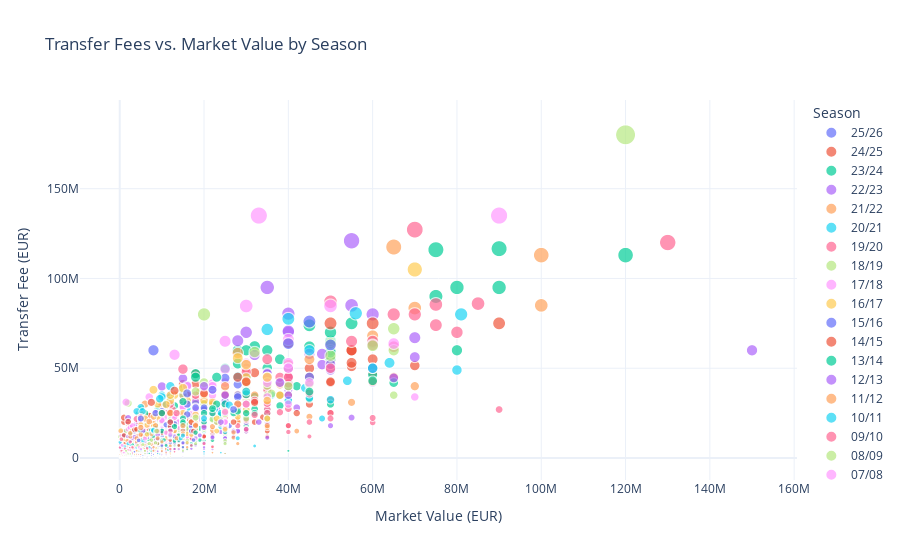

Notebook cell for this chart:
### Code cell
#plot1
import plotly.express as px
# I USED AI FOR THIS ONE. I FED IT MY CODE AND TOLD TO ENHANCE
filtered_df = df[df['transfer_fee'] > 0]
fig = px.scatter(filtered_df,
                 x='market_value_in_eur',
                 y='transfer_fee',
                 size='transfer_fee',
                 color='transfer_season',
                 hover_name='player_name',
                 title='Transfer Fees vs. Market Value by Season',
                 labels={'market_value_in_eur': 'Market Value (EUR)', 'transfer_fee': 'Transfer Fee (EUR)'})
fig.update_layout(
    xaxis_title='Market Value (EUR)',
    yaxis_title='Transfer Fee (EUR)',
    legend_title='Season',
    template='plotly_white'
)
fig.show()

### Figure 1 — Plotly figure (JSON) as saved in the notebook; plotly's stock layout.template omitted (floating-point values rounded to 4 significant figures; data arrays with more than 128 entries replaced by an {"elided": "..."} marker saying what was removed)
{"data": [{"hovertemplate": "<b>%{hovertext}</b><br><br>transfer_season=25/26<br>Market Value (EUR)=%{x}<br>Transfer Fee (EUR)=%{marker.size}<extra></extra>", "hovertext": ["João Mário", "Felix Uduokhai", "Ludovic Ajorque", "Fran Navarro", "Sofyan Amrabat", "Michele Di Gregorio", "Ismail Jakobs", "Nico González", "Manu Koné", "Luka Vuskovic"], "legendgroup": "25/26", "marker": {"color": "#636efa", "size": [2000000, 5000000, 2000000, 2700000, 13000000, 14300000, 8000000, 28100000, 18000000, 11000000], "sizemode": "area", "sizeref": 450000, "symbol": "circle"}, "mode": "markers", "name": "25/26", "showlegend": true, "type": "scattergl", "x": [2800000, 8000000, 4000000, 6000000, 22000000, 18000000, 8000000, 35000000, 26000000, 10000000], "xaxis": "x", "y": [2000000, 5000000, 2000000, 2700000, 13000000, 14300000, 8000000, 28100000, 18000000, 11000000], "yaxis": "y"}, {"hovertemplate": "<b>%{hovertext}</b><br><br>transfer_season=24/25<br>Market Value (EUR)=%{x}<br>Transfer Fee (EUR)=%{marker.size}<extra></extra>", "hovertext": {"elided": "944 str values"}, "legendgroup": "24/25", "marker": {"color": "#EF553B", "size": {"elided": "944 int values"}, "sizemode": "area", "sizeref": 450000, "symbol": "circle"}, "mode": "markers", "name": "24/25", "showlegend": true, "type": "scattergl", "x": {"elided": "944 int values"}, "xaxis": "x", "y": {"elided": "944 int values"}, "yaxis": "y"}, {"hovertemplate": "<b>%{hovertext}</b><br><br>transfer_season=23/24<br>Market Value (EUR)=%{x}<br>Transfer Fee (EUR)=%{marker.size}<extra></extra>", "hovertext": {"elided": "1288 str values"}, "legendgroup": "23/24", "marker": {"color": "#00cc96", "size": {"elided": "1288 int values"}, "sizemode": "area", "sizeref": 450000, "symbol": "circle"}, "mode": "markers", "name": "23/24", "showlegend": true, "type": "scattergl", "x": {"elided": "1288 int values"}, "xaxis": "x", "y": {"elided": "1288 int values"}, "yaxis": "y"}, {"hovertemplate": "<b>%{hovertext}</b><br><br>transfer_season=22/23<br>Market Value (EUR)=%{x}<br>Transfer Fee (EUR)=%{marker.size}<extra></extra>", "hovertext": {"elided": "1133 str values"}, "legendgroup": "22/23", "marker": {"color": "#ab63fa", "size": {"elided": "1133 int values"}, "sizemode": "area", "sizeref": 450000, "symbol": "circle"}, "mode": "markers", "name": "22/23", "showlegend": true, "type": "scattergl", "x": {"elided": "1133 int values"}, "xaxis": "x", "y": {"elided": "1133 int values"}, "yaxis": "y"}, {"hovertemplate": "<b>%{hovertext}</b><br><br>transfer_season=21/22<br>Market Value (EUR)=%{x}<br>Transfer Fee (EUR)=%{marker.size}<extra></extra>", "hovertext": {"elided": "853 str values"}, "legendgroup": "21/22", "marker": {"color": "#FFA15A", "size": {"elided": "853 int values"}, "sizemode": "area", "sizeref": 450000, "symbol": "circle"}, "mode": "markers", "name": "21/22", "showlegend": true, "type": "scattergl", "x": {"elided": "853 int values"}, "xaxis": "x", "y": {"elided": "853 int values"}, "yaxis": "y"}, {"hovertemplate": "<b>%{hovertext}</b><br><br>transfer_season=20/21<br>Market Value (EUR)=%{x}<br>Transfer Fee (EUR)=%{marker.size}<extra></extra>", "hovertext": {"elided": "706 str values"}, "legendgroup": "20/21", "marker": {"color": "#19d3f3", "size": {"elided": "706 int values"}, "sizemode": "area", "sizeref": 450000, "symbol": "circle"}, "mode": "markers", "name": "20/21", "showlegend": true, "type": "scattergl", "x": {"elided": "706 int values"}, "xaxis": "x", "y": {"elided": "706 int values"}, "yaxis": "y"}, {"hovertemplate": "<b>%{hovertext}</b><br><br>transfer_season=19/20<br>Market Value (EUR)=%{x}<br>Transfer Fee (EUR)=%{marker.size}<extra></extra>", "hovertext": {"elided": "851 str values"}, "legendgroup": "19/20", "marker": {"color": "#FF6692", "size": {"elided": "851 int values"}, "sizemode": "area", "sizeref": 450000, "symbol": "circle"}, "mode": "markers", "name": "19/20", "showlegend": true, "type": "scattergl", "x": {"elided": "851 int values"}, "xaxis": "x", "y": {"elided": "851 int values"}, "yaxis": "y"}, {"hovertemplate": "<b>%{hovertext}</b><br><br>transfer_season=18/19<br>Market Value (EUR)=%{x}<br>Transfer Fee (EUR)=%{marker.size}<extra></extra>", "hovertext": {"elided": "739 str values"}, "legendgroup": "18/19", "marker": {"color": "#B6E880", "size": {"elided": "739 int values"}, "sizemode": "area", "sizeref": 450000, "symbol": "circle"}, "mode": "markers", "name": "18/19", "showlegend": true, "type": "scattergl", "x": {"elided": "739 int values"}, "xaxis": "x", "y": {"elided": "739 int values"}, "yaxis": "y"}, {"hovertemplate": "<b>%{hovertext}</b><br><br>transfer_season=17/18<br>Market Value (EUR)=%{x}<br>Transfer Fee (EUR)=%{marker.size}<extra></extra>", "hovertext": {"elided": "626 str values"}, "legendgroup": "17/18", "marker": {"color": "#FF97FF", "size": {"elided": "626 int values"}, "sizemode": "area", "sizeref": 450000, "symbol": "circle"}, "mode": "markers", "name": "17/18", "showlegend": true, "type": "scattergl", "x": {"elided": "626 int values"}, "xaxis": "x", "y": {"elided": "626 int values"}, "yaxis": "y"}, {"hovertemplate": "<b>%{hovertext}</b><br><br>transfer_season=16/17<br>Market Value (EUR)=%{x}<br>Transfer Fee (EUR)=%{marker.size}<extra></extra>", "hovertext": {"elided": "501 str values"}, "legendgroup": "16/17", "marker": {"color": "#FECB52", "size": {"elided": "501 int values"}, "sizemode": "area", "sizeref": 450000, "symbol": "circle"}, "mode": "markers", "name": "16/17", "showlegend": true, "type": "scattergl", "x": {"elided": "501 int values"}, "xaxis": "x", "y": {"elided": "501 int values"}, "yaxis": "y"}, {"hovertemplate": "<b>%{hovertext}</b><br><br>transfer_season=15/16<br>Market Value (EUR)=%{x}<br>Transfer Fee (EUR)=%{marker.size}<extra></extra>", "hovertext": {"elided": "440 str values"}, "legendgroup": "15/16", "marker": {"color": "#636efa", "size": {"elided": "440 int values"}, "sizemode": "area", "sizeref": 450000, "symbol": "circle"}, "mode": "markers", "name": "15/16", "showlegend": true, "type": "scattergl", "x": {"elided": "440 int values"}, "xaxis": "x", "y": {"elided": "440 int values"}, "yaxis": "y"}, {"hovertemplate": "<b>%{hovertext}</b><br><br>transfer_season=14/15<br>Market Value (EUR)=%{x}<br>Transfer Fee (EUR)=%{marker.size}<extra></extra>", "hovertext": {"elided": "294 str values"}, "legendgroup": "14/15", "marker": {"color": "#EF553B", "size": {"elided": "294 int values"}, "sizemode": "area", "sizeref": 450000, "symbol": "circle"}, "mode": "markers", "name": "14/15", "showlegend": true, "type": "scattergl", "x": {"elided": "294 int values"}, "xaxis": "x", "y": {"elided": "294 int values"}, "yaxis": "y"}, {"hovertemplate": "<b>%{hovertext}</b><br><br>transfer_season=13/14<br>Market Value (EUR)=%{x}<br>Transfer Fee (EUR)=%{marker.size}<extra></extra>", "hovertext": {"elided": "250 str values"}, "legendgroup": "13/14", "marker": {"color": "#00cc96", "size": {"elided": "250 int values"}, "sizemode": "area", "sizeref": 450000, "symbol": "circle"}, "mode": "markers", "name": "13/14", "showlegend": true, "type": "scattergl", "x": {"elided": "250 int values"}, "xaxis": "x", "y": {"elided": "250 int values"}, "yaxis": "y"}, {"hovertemplate": "<b>%{hovertext}</b><br><br>transfer_season=12/13<br>Market Value (EUR)=%{x}<br>Transfer Fee (EUR)=%{marker.size}<extra></extra>", "hovertext": {"elided": "186 str values"}, "legendgroup": "12/13", "marker": {"color": "#ab63fa", "size": {"elided": "186 int values"}, "sizemode": "area", "sizeref": 450000, "symbol": "circle"}, "mode": "markers", "name": "12/13", "showlegend": true, "type": "scattergl", "x": {"elided": "186 int values"}, "xaxis": "x", "y": {"elided": "186 int values"}, "yaxis": "y"}, {"hovertemplate": "<b>%{hovertext}</b><br><br>transfer_season=11/12<br>Market Value (EUR)=%{x}<br>Transfer Fee (EUR)=%{marker.size}<extra></extra>", "hovertext": {"elided": "150 str values"}, "legendgroup": "11/12", "marker": {"color": "#FFA15A", "size": {"elided": "150 int values"}, "sizemode": "area", "sizeref": 450000, "symbol": "circle"}, "mode": "markers", "name": "11/12", "showlegend": true, "type": "scattergl", "x": {"elided": "150 int values"}, "xaxis": "x", "y": {"elided": "150 int values"}, "yaxis": "y"}, {"hovertemplate": "<b>%{hovertext}</b><br><br>transfer_season=10/11<br>Market Value (EUR)=%{x}<br>Transfer Fee (EUR)=%{marker.size}<extra></extra>", "hovertext": ["Pietro Terracciano", "Francesco Acerbi", "Jack Stephens", "Cauley Woodrow", "César", "Adnan Januzaj", "Cenk Tosun", "Ivan Rakitic", "Ante Budimir", "Tolis Vellios", "Lionel Carole", "Kevin Volland", "Rafal Gikiewicz", "Neto", "Edin Dzeko", "Matt Ritchie", "Nordin Amrabat", "Kevin Strootman", "Mattia Destro", "Willian José", "Júnior Morais", "Tony Watt", "Mattia Bani", "Ilnur Alshin", "Valentino Lazaro", "Nicolás Otamendi", "Gylfi Sigurdsson", "Craig Dawson", "Henrikh Mkhitaryan", "Stefan Savic", "Taison", "Matt Doherty", "James Milner", "Mario Balotelli", "Aleksandr Belenov", "Bebé", "Nacer Chadli", "Papu Gómez", "Sokratis Papastathopoulos", "Ervin Zukanovic", "Matteo Darmian", "Musa Çağıran", "Simon Kjær", "Dmytro Chygrynskyi", "James Rodríguez", "Caner Erkin", "João Moutinho", "Jérôme Boateng", "John Ruddy", "Konstantinos Giannoulis", "Dusan Tadic", "Robert Lewandowski", "Leonardo Bonucci", "Marko Arnautovic", "Georgios Tzavellas", "Sebastian Rode", "Ángel Di María", "Domagoj Vida", "Zoran Tosic", "Simon Mignolet", "Chris Basham", "Harry Arter", "Bas Dost", "César Azpilicueta", "Damien Marcq", "Kyriakos Papadopoulos", "Aleksandr Martynovich", "Andy Halliday", "Jorge Teixeira", "Milan Djuric", "Jonjo Shelvey", "Souza", "Olivier Giroud", "Bashkim Kadrii", "Nick Viergever", "Chris Smalling", "Recep Niyaz", "Facundo Bertoglio", "Emiliano Martínez", "Suso", "Marcos Alonso", "Luis Muriel", "Dennis Praet", "Yannick Carrasco", "Danilo", "Bebé", "Jakub Slowik", "Konstantinos Fortounis", "Manu Trigueros", "Jamie Vardy"], "legendgroup": "10/11", "marker": {"color": "#19d3f3", "size": [100000, 3200000, 170000, 500000, 65000, 375000, 550000, 2500000, 20000, 300000, 750000, 700000, 100000, 3500000, 37000000, 300000, 1100000, 700000, 6500000, 1000000, 150000, 120000, 93000, 35000, 6000, 4000000, 5200000, 300000, 5850000, 300000, 6300000, 90000, 22000000, 29500000, 200000, 8800000, 400000, 2500000, 4500000, 80000, 1300000, 500000, 12500000, 15000000, 7350000, 2000000, 11000000, 12500000, 600000, 300000, 1100000, 4750000, 15500000, 6200000, 1200000, 250000, 33000000, 2400000, 9500000, 2500000, 1400000, 140000, 2750000, 6000000, 3000000, 2000000, 390000, 225000, 1200000, 300000, 2000000, 3000000, 2000000, 200000, 1250000, 8000000, 200000, 3600000, 1500000, 60000, 2400000, 1500000, 650000, 450000, 900000, 50000, 10000, 45000, 100000, 18000], "sizemode": "area", "sizeref": 450000, "symbol": "circle"}, "mode": "markers", "name": "10/11", "showlegend": true, "type": "scattergl", "x": [null, 3000000, 50000, null, 150000, null, 400000, 9000000, 50000, 600000, 600000, 350000, 300000, 1800000, 30000000, 50000, 2750000, 1500000, 1000000, 400000, 150000, 50000, null, null, null, 5000000, 5000000, 200000, 4000000, 450000, 1200000, null, 20000000, 26000000, 500000, 100000, 800000, 2500000, 5000000, 300000, 500000, 700000, 12000000, 8000000, 2500000, 2000000, 14500000, 15000000, 750000, 600000, 2750000, 4500000, 8000000, 6500000, 1250000, 300000, 9500000, 3000000, 5500000, 2500000, 1000000, 50000, 1500000, 7000000, 2300000, 1500000, 550000, 150000, 1000000, 1500000, 950000, 2000000, 3000000, 250000, 300000, 2000000, 50000, 4000000, null, null, null, 1500000, null, null, 600000, null, null, null, null, null], "xaxis": "x", "y": [100000, 3200000, 170000, 500000, 65000, 375000, 550000, 2500000, 20000, 300000, 750000, 700000, 100000, 3500000, 37000000, 300000, 1100000, 700000, 6500000, 1000000, 150000, 120000, 93000, 35000, 6000, 4000000, 5200000, 300000, 5850000, 300000, 6300000, 90000, 22000000, 29500000, 200000, 8800000, 400000, 2500000, 4500000, 80000, 1300000, 500000, 12500000, 15000000, 7350000, 2000000, 11000000, 12500000, 600000, 300000, 1100000, 4750000, 15500000, 6200000, 1200000, 250000, 33000000, 2400000, 9500000, 2500000, 1400000, 140000, 2750000, 6000000, 3000000, 2000000, 390000, 225000, 1200000, 300000, 2000000, 3000000, 2000000, 200000, 1250000, 8000000, 200000, 3600000, 1500000, 60000, 2400000, 1500000, 650000, 450000, 900000, 50000, 10000, 45000, 100000, 18000], "yaxis": "y"}, {"hovertemplate": "<b>%{hovertext}</b><br><br>transfer_season=09/10<br>Market Value (EUR)=%{x}<br>Transfer Fee (EUR)=%{marker.size}<extra></extra>", "hovertext": ["Raheem Sterling", "Magomed Ozdoev", "Asmir Begovic", "Maurício", "Alex Sandro", "Denis Thomalla", "Victor Moses", "Danijel Aleksic", "Dejan Lovren", "Adem Ljajic", "Hasan Ali Kaldırım", "José Fonte", "Jan Oblak", "Papy Djilobodji", "Nicolai Boilesen", "Irakliy Kvekveskiri", "Dmytro Chygrynskyi", "Joselu", "Lorenzo De Silvestri", "Ivan Perisic", "Álvaro Negredo", "Nemanja Matic", "Leonardo Bonucci", "Andreas Bjelland", "Sergey Pesjakov", "Dani Parejo", "Kyle Walker", "İsmail Köybaşı", "James McCarthy", "Leandro Cabrera", "Radamel Falcao", "Lewis Holtby", "Iván Marcano", "David Marshall", "Raúl Albiol", "Álvaro Negredo", "Gianluca Pegolo", "Antonio Mirante", "Marco Reus", "Vieirinha", "Mats Hummels", "Leonardo Bonucci", "Ricky van Wolfswinkel", "Ryan Flynn", "Nenê", "Henrikh Mkhitaryan", "Dries Mertens", "Miguel Lopes", "Jorge Teixeira", "Ondrej Celustka", "Darko Lazović", "Luuk de Jong", "Steven Nzonzi", "Loris Karius", "Óscar de Marcos", "Raphael Holzhauser", "Konstantinos Manolas", "Giannis Loukinas", "Dimitrios Kolovetsios", "Samuele Longo", "Giovanni Di Lorenzo", "Islam Slimani", "Elseid Hysaj"], "legendgroup": "09/10", "marker": {"color": "#FF6692", "size": [700000, 100000, 3750000, 218000, 2200000, 400000, 3000000, 2250000, 9000000, 6800000, 100000, 1400000, 4000000, 500000, 500000, 20000, 25000000, 1500000, 5500000, 200000, 15000000, 1750000, 10500000, 350000, 300000, 3000000, 5900000, 5500000, 5100000, 1500000, 5430000, 3000000, 6000000, 550000, 15000000, 5000000, 800000, 3600000, 1000000, 300000, 4200000, 4000000, 2800000, 30000, 4500000, 350000, 600000, 600000, 220000, 725000, 472000, 900000, 580000, 225000, 350000, 100000, 50000, 70000, 50000, 90000, 60000, 8000, 50000], "sizemode": "area", "sizeref": 450000, "symbol": "circle"}, "mode": "markers", "name": "09/10", "showlegend": true, "type": "scattergl", "x": [null, null, 1500000, 600000, 500000, null, 1250000, 3000000, 2500000, 4500000, 100000, 1500000, 750000, null, null, null, 13500000, 800000, 3200000, 1000000, 12000000, 1500000, 400000, 350000, 700000, 500000, 50000, 2500000, 1250000, null, 6500000, 3000000, 3000000, 1200000, 9000000, 12000000, 300000, 2000000, 1000000, 1600000, 4000000, 400000, 2000000, 100000, 2000000, 600000, 750000, 1700000, null, 700000, 800000, 650000, 700000, null, 500000, null, 100000, null, null, null, null, null, null], "xaxis": "x", "y": [700000, 100000, 3750000, 218000, 2200000, 400000, 3000000, 2250000, 9000000, 6800000, 100000, 1400000, 4000000, 500000, 500000, 20000, 25000000, 1500000, 5500000, 200000, 15000000, 1750000, 10500000, 350000, 300000, 3000000, 5900000, 5500000, 5100000, 1500000, 5430000, 3000000, 6000000, 550000, 15000000, 5000000, 800000, 3600000, 1000000, 300000, 4200000, 4000000, 2800000, 30000, 4500000, 350000, 600000, 600000, 220000, 725000, 472000, 900000, 580000, 225000, 350000, 100000, 50000, 70000, 50000, 90000, 60000, 8000, 50000], "yaxis": "y"}, {"hovertemplate": "<b>%{hovertext}</b><br><br>transfer_season=08/09<br>Market Value (EUR)=%{x}<br>Transfer Fee (EUR)=%{marker.size}<extra></extra>", "hovertext": ["Mário Fernandes", "Craig Dawson", "İlkay Gündoğan", "Mikhail Sivakov", "Papu Gómez", "Ritchie De Laet", "Victor Pálsson", "Dante", "Thiago Silva", "Sinan Bolat", "Zoran Tosic", "Denys Oliynyk", "Séamus Coleman", "Christian Eriksen", "Riccardo Saponara", "Artur Yusupov", "Benjamin Siegrist", "Péter Gulácsi", "Olivier Giroud", "James Milner", "Mislav Orsic", "Steven Davis", "Massimo Coda", "Sokratis Papastathopoulos", "David Alaba", "Philippe Coutinho", "Scott Carson", "Hugo Lloris", "Antonio Mirante", "Steve Mandanda", "Ricardo Batista", "Kévin Gameiro", "Luka Modric", "Massimo Coda", "Lazaros Christodoulopoulos", "Lasse Schöne", "Robert Lewandowski", "Miralem Pjanic", "Nenê", "Stevan Jovetic", "Simon Kjær", "Nordin Amrabat", "Bas Dost", "Morgan Schneiderlin", "José Callejón", "Ignasi Miquel", "Francis Coquelin", "Pedro Obiang", "Mattia Perin"], "legendgroup": "08/09", "marker": {"color": "#B6E880", "size": [450000, 10000, 850000, 450000, 1550000, 250000, 400000, 2500000, 10000000, 150000, 7000000, 1150000, 70000, 1500000, 1350000, 400000, 180000, 250000, 150000, 15000000, 12000, 3800000, 150000, 3800000, 150000, 3800000, 4000000, 8500000, 2700000, 2500000, 150000, 3000000, 22500000, 400000, 2200000, 360000, 380000, 7500000, 500000, 8000000, 4000000, 2300000, 300000, 1500000, 1200000, 1250000, 1000000, 130000, 300000], "sizemode": "area", "sizeref": 450000, "symbol": "circle"}, "mode": "markers", "name": "08/09", "showlegend": true, "type": "scattergl", "x": [null, null, 100000, 125000, 3500000, 300000, 100000, 2500000, 7500000, 700000, 4250000, 1700000, 125000, null, null, null, null, null, 50000, 8750000, null, 4500000, 50000, 2700000, 200000, null, 6000000, 8500000, 2000000, 6000000, 400000, 1800000, 18000000, 50000, 2500000, 1200000, 500000, 5500000, 50000, 7000000, 1500000, 2000000, null, 1200000, 100000, null, null, null, null], "xaxis": "x", "y": [450000, 10000, 850000, 450000, 1550000, 250000, 400000, 2500000, 10000000, 150000, 7000000, 1150000, 70000, 1500000, 1350000, 400000, 180000, 250000, 150000, 15000000, 12000, 3800000, 150000, 3800000, 150000, 3800000, 4000000, 8500000, 2700000, 2500000, 150000, 3000000, 22500000, 400000, 2200000, 360000, 380000, 7500000, 500000, 8000000, 4000000, 2300000, 300000, 1500000, 1200000, 1250000, 1000000, 130000, 300000], "yaxis": "y"}, {"hovertemplate": "<b>%{hovertext}</b><br><br>transfer_season=07/08<br>Market Value (EUR)=%{x}<br>Transfer Fee (EUR)=%{marker.size}<extra></extra>", "hovertext": ["Georgios Tzavellas", "Sebastian Mladen", "Cristhian Stuani", "Oleg Ivanov", "Egor Filipenko", "Soslan Dzhanaev", "Alan Dzagoev", "James Rodríguez", "Maciej Rybus", "Ritchie De Laet", "Willian", "Jérôme Boateng", "Fernando Muslera", "Craig Gordon", "Guilherme", "Ciro Immobile", "Ángel Di María", "Pepe", "David Marshall", "Gökhan Inler", "Nani", "Boy Waterman", "Álvaro Negredo", "Rémy Riou", "Andrés Guardado", "Vasco Fernandes", "Antonio Candreva", "Edin Dzeko", "Steven Davis", "Lukasz Fabianski", "Ivan Rakitic", "Raúl García", "Zoran Tosic", "Eric Bicfalvi", "Fernando", "Zanka", "Patrick van Aanholt", "Nordin Amrabat", "Dries Mertens", "Jeffrey Bruma", "Joel Robles", "Rodri"], "legendgroup": "07/08", "marker": {"color": "#FF97FF", "size": [200000, 516, 1380000, 400000, 240000, 500000, 400000, 280000, 50000, 150000, 14000000, 1100000, 3000000, 10820000, 1250000, 80000, 8000000, 30000000, 400000, 1000000, 25500000, 3000000, 3000000, 800000, 7000000, 500000, 500000, 4000000, 5900000, 4350000, 5000000, 13000000, 400000, 300000, 720000, 500000, 300000, 75000, 46000, 120000, 100000, 1500000], "sizemode": "area", "sizeref": 450000, "symbol": "circle"}, "mode": "markers", "name": "07/08", "showlegend": true, "type": "scattergl", "x": [200000, null, null, 1250000, 700000, 1000000, null, null, null, 300000, 11000000, 750000, null, 6000000, null, null, null, 30000000, 1250000, 950000, 25000000, 800000, 1000000, 350000, 600000, null, null, 4000000, 4600000, 2500000, 5000000, 12000000, 650000, null, null, null, null, null, null, null, null, null], "xaxis": "x", "y": [200000, 516, 1380000, 400000, 240000, 500000, 400000, 280000, 50000, 150000, 14000000, 1100000, 3000000, 10820000, 1250000, 80000, 8000000, 30000000, 400000, 1000000, 25500000, 3000000, 3000000, 800000, 7000000, 500000, 500000, 4000000, 5900000, 4350000, 5000000, 13000000, 400000, 300000, 720000, 500000, 300000, 75000, 46000, 120000, 100000, 1500000], "yaxis": "y"}, {"hovertemplate": "<b>%{hovertext}</b><br><br>transfer_season=06/07<br>Market Value (EUR)=%{x}<br>Transfer Fee (EUR)=%{marker.size}<extra></extra>", "hovertext": ["Christian Noboa", "Oscar Trejo", "Ashley Young", "Soslan Dzhanaev", "Dante", "Thiago Silva", "Caner Erkin", "Federico Fazio", "Andriy Yarmolenko", "Mario Balotelli", "Dante", "Toni Kroos", "Robert Lewandowski", "Joe Hart", "Claudio Bravo", "Alexis Sánchez", "Mathieu Valbuena", "Ivan Perisic", "Antonio Donnarumma"], "legendgroup": "06/07", "marker": {"color": "#FECB52", "size": [1500000, 2500000, 13200000, 200000, 600000, 2000000, 4000000, 800000, 250000, 360000, 100000, 2300000, 15000, 900000, 1200000, 3000000, 800000, 360000, 50000], "sizemode": "area", "sizeref": 450000, "symbol": "circle"}, "mode": "markers", "name": "06/07", "showlegend": true, "type": "scattergl", "x": [null, null, 6500000, null, 800000, 3500000, 4000000, null, null, null, 250000, null, null, 250000, null, null, null, null, null], "xaxis": "x", "y": [1500000, 2500000, 13200000, 200000, 600000, 2000000, 4000000, 800000, 250000, 360000, 100000, 2300000, 15000, 900000, 1200000, 3000000, 800000, 360000, 50000], "yaxis": "y"}, {"hovertemplate": "<b>%{hovertext}</b><br><br>transfer_season=05/06<br>Market Value (EUR)=%{x}<br>Transfer Fee (EUR)=%{marker.size}<extra></extra>", "hovertext": ["Gökhan Inler", "Oleg Ivanov", "Wojciech Szczęsny", "Martin Hansen", "Sergio Ramos", "Tim Krul", "Pepe Reina", "Vito Mannone", "Edin Dzeko", "Thiago Silva", "John Ruddy", "Leonardo Bonucci"], "legendgroup": "05/06", "marker": {"color": "#636efa", "size": [300000, 600000, 50000, 100000, 27000000, 230000, 9800000, 500000, 80000, 3500000, 375000, 40000], "sizemode": "area", "sizeref": 450000, "symbol": "circle"}, "mode": "markers", "name": "05/06", "showlegend": true, "type": "scattergl", "x": [500000, 50000, null, null, 27000000, 250000, 4500000, null, null, 3500000, 350000, null], "xaxis": "x", "y": [300000, 600000, 50000, 100000, 27000000, 230000, 9800000, 500000, 80000, 3500000, 375000, 40000], "yaxis": "y"}, {"hovertemplate": "<b>%{hovertext}</b><br><br>transfer_season=04/05<br>Market Value (EUR)=%{x}<br>Transfer Fee (EUR)=%{marker.size}<extra></extra>", "hovertext": ["Scott Carson", "Oleg Ivanov", "Thiago Silva", "Lukasz Fabianski", "Fedor Kudryashov", "James Milner", "Pepe", "Ricardo Batista", "Lukasz Fabianski", "Björn Kopplin", "Erwin Mulder"], "legendgroup": "04/05", "marker": {"color": "#EF553B", "size": [1400000, 350000, 2500000, 75000, 30000, 7400000, 2000000, 50000, 50000, 15000, 33000], "sizemode": "area", "sizeref": 450000, "symbol": "circle"}, "mode": "markers", "name": "04/05", "showlegend": true, "type": "scattergl", "x": [750000, 50000, null, null, null, null, null, null, null, null, null], "xaxis": "x", "y": [1400000, 350000, 2500000, 75000, 30000, 7400000, 2000000, 50000, 50000, 15000, 33000], "yaxis": "y"}, {"hovertemplate": "<b>%{hovertext}</b><br><br>transfer_season=02/03<br>Market Value (EUR)=%{x}<br>Transfer Fee (EUR)=%{marker.size}<extra></extra>", "hovertext": ["Pepe Reina"], "legendgroup": "02/03", "marker": {"color": "#00cc96", "size": [750000], "sizemode": "area", "sizeref": 450000, "symbol": "circle"}, "mode": "markers", "name": "02/03", "showlegend": true, "type": "scattergl", "x": [null], "xaxis": "x", "y": [750000], "yaxis": "y"}], "layout": {"legend": {"itemsizing": "constant", "title": {"text": "Season"}, "tracegroupgap": 0}, "title": {"text": "Transfer Fees vs. Market Value by Season"}, "xaxis": {"anchor": "y", "domain": [0, 1], "title": {"text": "Market Value (EUR)"}}, "yaxis": {"anchor": "x", "domain": [0, 1], "title": {"text": "Transfer Fee (EUR)"}}}}
